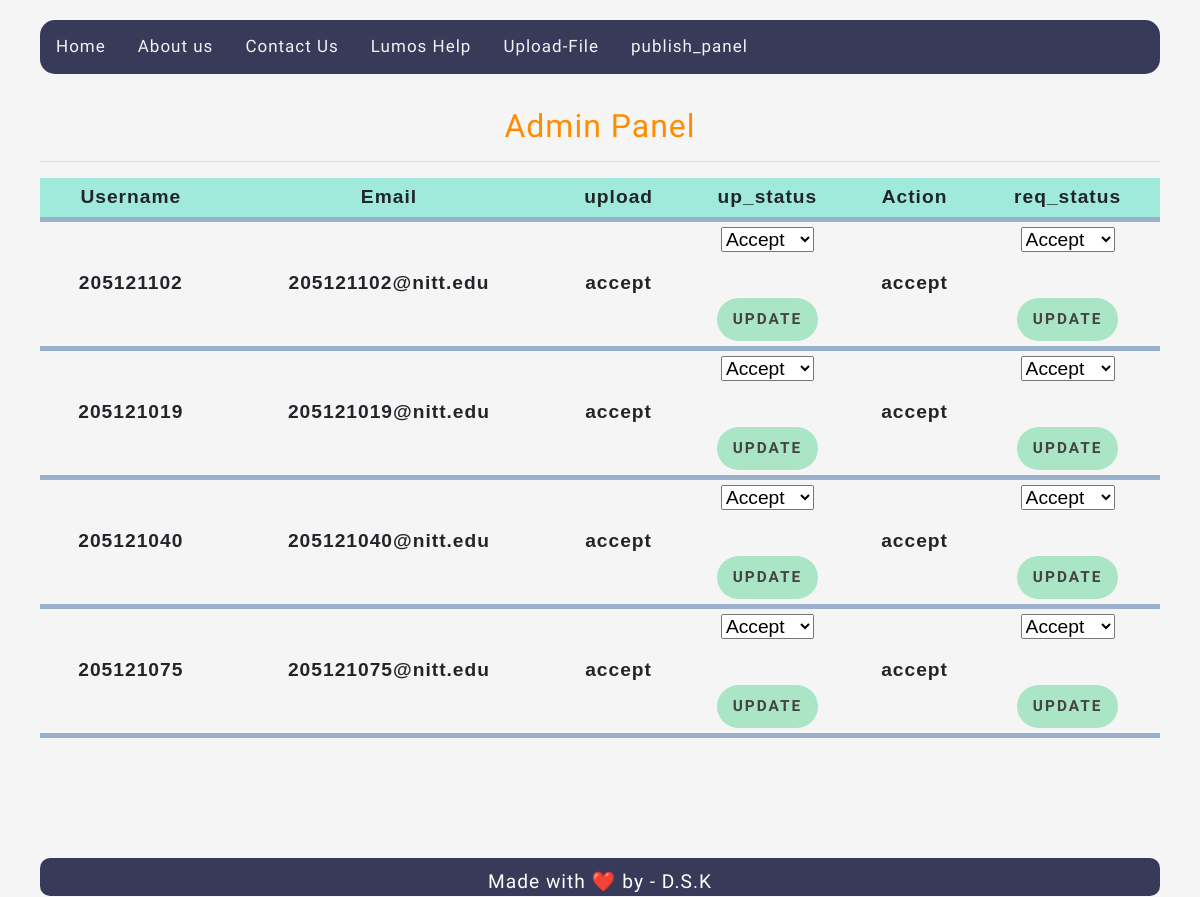
The page /admin (signed in) on the database its author committed.
### main.py (models this page shows)
class User(db.Model, UserMixin):
    id = db.Column(db.Integer, primary_key=True)
    username = db.Column(db.String(20), nullable=False, unique=True)
    password = db.Column(db.String(80), nullable=False)
    email = db.Column(db.String(120), nullable=False, unique=True)
    dauth_id = db.Column(db.String(120), unique=True)  # DAuth unique identifier
    dauth_token = db.Column(db.String(255))  # DAuth token (if needed)
    upload_access = db.Column(db.String(10), default='pending')
    request_status = db.Column(db.String(10), default='pending')

### main.py (the view, shortened to what this page needs)
@app.route('/admin', methods=['GET', 'POST'])
@login_required
def admin_panel():
    if current_user.username != '205121038':
        return redirect(url_for('homepage'))
    users = User.query.all()
    return render_template('admin.html', users=users)

### main.py (called while the page is built)
@login_manager.user_loader
def load_user(user_id):
    return db.session.get(User, int(user_id))

### templates/admin.html (shortened to what this page needs)
{% extends "header.html" %}
{% block body %}
<body>
  <h2 style="color: darkorange; text-align: center;">Admin Panel</h2>
  <hr>
  <table>
    <tr>
      <th>Username</th>
      <th>Email</th>
      <th>upload</th>
      <th>up_status</th>
      <th>Action</th>
      <th>req_status</th>
    </tr>
    {% for user in users %}
    {% if user.username != '205121038'  %}
      <tr>
        <td>{{ user.username }}</td>
        <td>{{ user.email }}</td>
        <td>{{ user.upload_access }}</td>
        <td>
          <form method="post" class="form">
            <select name="upload_action">
              <option value="accept" {% if user.upload_access == 'accept' %}selected{% endif %}>Accept</option>
            </select>
            <button type="submit">Update</button>
          </form>
        </td>
        <td>{{ user.request_status}}</td>
        <td>
          <form method="post" class="form">
            <select name="request_action">
              <option value="accept" {% if user.request_status == 'accept' %}selected{% endif %}>Accept</option>
            </select>
            <button type="submit">Update</button>
          </form>
        </td>
      </tr>
    {% endif %}
    {% endfor %}
  </table>
</body>
{% endblock %}

### templates/header.html (shortened to what this page needs)
<!DOCTYPE html>
<html>
  <head>
    <link
      rel="stylesheet"
      href="https://stackpath.bootstrapcdn.com/bootstrap/4.3.1/css/bootstrap.min.css"
    />
    <link rel="stylesheet" href="{{ url_for('static', filename='styles.css') }}" />
  </head>
  <body>
    <header>
      <div class="topnav">
        <a href="/index">Home</a>
        <a href="{{url_for('about')}}">About us</a>
        <a href="#">Contact Us</a>
        <a href="#">Lumos Help</a>
        {% if current_user.username == '205121038' or current_user.upload_access == 'accept' %}
        <a href="{{ url_for('upload_form') }}">Upload-File</a>
        {% endif %}
        {% if current_user.username == '205121038' %}
        <a href="{{ url_for('publish_panel') }}">publish_panel</a>
        {% endif %}
      </div>
    </header>
    <main>
      {% block body %} {% endblock %}
    </main>
    <footer style="background-color: #383a59; position:static; border-radius: 10px;">
      Made with ❤️ by - D.S.K
    </footer>
  </body>
</html>

### static/styles.css (style rules this page uses)
table { width: 100%; border-collapse: collapse; }
th, td { padding: 8px; text-align: left; border-bottom: 1px solid #ddd; font-weight: bold; }
th { background-color: #f2f2f2; }
.topnav { background-color: #383a59; width: 100%; overflow: hidden; border-radius: 15px; }
.topnav a { float: left; color: #f2f2f2; text-align: center; padding: 14px 16px; text-decoration: none; font-size: 17px; }
body { margin: 20px 40px; font-size: 1.2rem; letter-spacing: 1px; background: whitesmoke; }
h1, h2, h3, h4, ul, li, a, p, input, label, button, div, footer { margin: 0; padding: 0; font-family: "Quicksand", sans-serif; color: #444444; }
a { text-decoration: none; }
button { margin-top: 30px; border-radius: 36px; background: #aae5c5; border: 0; text-transform: uppercase; font-weight: 700; font-size: 0.8em; display: block; padding: 10px 16px; letter-spacing: 2px; }
header { display: flex; align-items: center; }
footer { text-align: center; margin-top: 120px; color: #0bc3e8; }
body { font-family: Arial, sans-serif; }
form { display: flex; flex-direction: column; align-items: center; }
select { margin-bottom: 1rem; }
html, body { height: 100%; }
body { display: flex; flex-direction: column; }
main { flex: 1; }
footer { background-color: #383737; color: #fff; text-align: center; padding: 10px; position: fixed; bottom: 0; left: 0; right: 0; width: 100%; height: 1cm; }

### templates/admin.html (style rules this page uses)
table { width: 100%; }
th, td { padding: 5px; text-align: center; border-bottom: 5px solid #99b0cd; font-weight: bold; }
th { background-color: #9feada; }
form { flex: 1; width: 0px; margin: 0 auto; padding: initial; box-shadow: 1px 2px 3px rgba(0, 0, 0, 0.1); border-radius: 15px; }

### rows shown on the page
User: username "205121102", email "205121102@nitt.edu", upload_access "accept", upload_action "Accept", request_status "accept", request_action "Accept"
User: username "205121019", email "205121019@nitt.edu", upload_access "accept", upload_action "Accept", request_status "accept", request_action "Accept"
User: username "205121040", email "205121040@nitt.edu", upload_access "accept", upload_action "Accept", request_status "accept", request_action "Accept"
User: username "205121075", email "205121075@nitt.edu", upload_access "accept", upload_action "Accept", request_status "accept", request_action "Accept"
